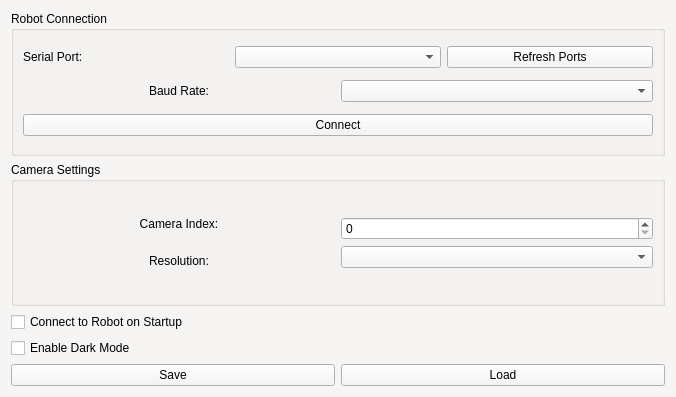
<?xml version="1.0" encoding="UTF-8"?>
<ui version="4.0">
 <class>Settings</class>
 <widget class="QWidget" name="Settings">
  <property name="geometry">
   <rect>
    <x>0</x>
    <y>0</y>
    <width>676</width>
    <height>397</height>
   </rect>
  </property>
  <property name="palette">
   <palette>
    <active>
     <colorrole role="WindowText">
      <brush brushstyle="SolidPattern">
       <color alpha="255">
        <red>0</red>
        <green>0</green>
        <blue>0</blue>
       </color>
      </brush>
     </colorrole>
     <colorrole role="Button">
      <brush brushstyle="SolidPattern">
       <color alpha="255">
        <red>246</red>
        <green>245</green>
        <blue>244</blue>
       </color>
      </brush>
     </colorrole>
     <colorrole role="Light">
      <brush brushstyle="SolidPattern">
       <color alpha="255">
        <red>255</red>
        <green>255</green>
        <blue>255</blue>
       </color>
      </brush>
     </colorrole>
     <colorrole role="Midlight">
      <brush brushstyle="SolidPattern">
       <color alpha="255">
        <red>250</red>
        <green>250</green>
        <blue>249</blue>
       </color>
      </brush>
     </colorrole>
     <colorrole role="Dark">
      <brush brushstyle="SolidPattern">
       <color alpha="255">
        <red>123</red>
        <green>122</green>
        <blue>122</blue>
       </color>
      </brush>
     </colorrole>
     <colorrole role="Mid">
      <brush brushstyle="SolidPattern">
       <color alpha="255">
        <red>164</red>
        <green>163</green>
        <blue>163</blue>
       </color>
      </brush>
     </colorrole>
     <colorrole role="Text">
      <brush brushstyle="SolidPattern">
       <color alpha="255">
        <red>0</red>
        <green>0</green>
        <blue>0</blue>
       </color>
      </brush>
     </colorrole>
     <colorrole role="BrightText">
      <brush brushstyle="SolidPattern">
       <color alpha="255">
        <red>255</red>
        <green>255</green>
        <blue>255</blue>
       </color>
      </brush>
     </colorrole>
     <colorrole role="ButtonText">
      <brush brushstyle="SolidPattern">
       <color alpha="255">
        <red>0</red>
        <green>0</green>
        <blue>0</blue>
       </color>
      </brush>
     </colorrole>
     <colorrole role="Base">
      <brush brushstyle="SolidPattern">
       <color alpha="255">
        <red>255</red>
        <green>255</green>
        <blue>255</blue>
       </color>
      </brush>
     </colorrole>
     <colorrole role="Window">
      <brush brushstyle="SolidPattern">
       <color alpha="255">
        <red>246</red>
        <green>245</green>
        <blue>244</blue>
       </color>
      </brush>
     </colorrole>
     <colorrole role="Shadow">
      <brush brushstyle="SolidPattern">
       <color alpha="255">
        <red>0</red>
        <green>0</green>
        <blue>0</blue>
       </color>
      </brush>
     </colorrole>
     <colorrole role="AlternateBase">
      <brush brushstyle="SolidPattern">
       <color alpha="255">
        <red>250</red>
        <green>250</green>
        <blue>249</blue>
       </color>
      </brush>
     </colorrole>
     <colorrole role="ToolTipBase">
      <brush brushstyle="SolidPattern">
       <color alpha="255">
        <red>255</red>
        <green>255</green>
        <blue>220</blue>
       </color>
      </brush>
     </colorrole>
     <colorrole role="ToolTipText">
      <brush brushstyle="SolidPattern">
       <color alpha="255">
        <red>0</red>
        <green>0</green>
        <blue>0</blue>
       </color>
      </brush>
     </colorrole>
     <colorrole role="PlaceholderText">
      <brush brushstyle="SolidPattern">
       <color alpha="127">
        <red>0</red>
        <green>0</green>
        <blue>0</blue>
       </color>
      </brush>
     </colorrole>
     <colorrole role="Accent">
      <brush brushstyle="SolidPattern">
       <color alpha="255">
        <red>255</red>
        <green>255</green>
        <blue>255</blue>
       </color>
      </brush>
     </colorrole>
    </active>
    <inactive>
     <colorrole role="WindowText">
      <brush brushstyle="SolidPattern">
       <color alpha="255">
        <red>0</red>
        <green>0</green>
        <blue>0</blue>
       </color>
      </brush>
     </colorrole>
     <colorrole role="Button">
      <brush brushstyle="SolidPattern">
       <color alpha="255">
        <red>246</red>
        <green>245</green>
        <blue>244</blue>
       </color>
      </brush>
     </colorrole>
     <colorrole role="Light">
      <brush brushstyle="SolidPattern">
       <color alpha="255">
        <red>255</red>
        <green>255</green>
        <blue>255</blue>
       </color>
      </brush>
     </colorrole>
     <colorrole role="Midlight">
      <brush brushstyle="SolidPattern">
       <color alpha="255">
        <red>250</red>
        <green>250</green>
        <blue>249</blue>
       </color>
      </brush>
     </colorrole>
     <colorrole role="Dark">
      <brush brushstyle="SolidPattern">
       <color alpha="255">
        <red>123</red>
        <green>122</green>
        <blue>122</blue>
       </color>
      </brush>
     </colorrole>
     <colorrole role="Mid">
      <brush brushstyle="SolidPattern">
       <color alpha="255">
        <red>164</red>
        <green>163</green>
        <blue>163</blue>
       </color>
      </brush>
     </colorrole>
     <colorrole role="Text">
      <brush brushstyle="SolidPattern">
       <color alpha="255">
        <red>0</red>
        <green>0</green>
        <blue>0</blue>
       </color>
      </brush>
     </colorrole>
     <colorrole role="BrightText">
      <brush brushstyle="SolidPattern">
       <color alpha="255">
        <red>255</red>
        <green>255</green>
        <blue>255</blue>
       </color>
      </brush>
     </colorrole>
     <colorrole role="ButtonText">
      <brush brushstyle="SolidPattern">
       <color alpha="255">
        <red>0</red>
        <green>0</green>
        <blue>0</blue>
       </color>
      </brush>
     </colorrole>
     <colorrole role="Base">
      <brush brushstyle="SolidPattern">
       <color alpha="255">
        <red>255</red>
        <green>255</green>
        <blue>255</blue>
       </color>
      </brush>
     </colorrole>
     <colorrole role="Window">
      <brush brushstyle="SolidPattern">
       <color alpha="255">
        <red>246</red>
        <green>245</green>
        <blue>244</blue>
       </color>
      </brush>
     </colorrole>
     <colorrole role="Shadow">
      <brush brushstyle="SolidPattern">
       <color alpha="255">
        <red>0</red>
        <green>0</green>
        <blue>0</blue>
       </color>
      </brush>
     </colorrole>
     <colorrole role="AlternateBase">
      <brush brushstyle="SolidPattern">
       <color alpha="255">
        <red>250</red>
        <green>250</green>
        <blue>249</blue>
       </color>
      </brush>
     </colorrole>
     <colorrole role="ToolTipBase">
      <brush brushstyle="SolidPattern">
       <color alpha="255">
        <red>255</red>
        <green>255</green>
        <blue>220</blue>
       </color>
      </brush>
     </colorrole>
     <colorrole role="ToolTipText">
      <brush brushstyle="SolidPattern">
       <color alpha="255">
        <red>0</red>
        <green>0</green>
        <blue>0</blue>
       </color>
      </brush>
     </colorrole>
     <colorrole role="PlaceholderText">
      <brush brushstyle="SolidPattern">
       <color alpha="127">
        <red>0</red>
        <green>0</green>
        <blue>0</blue>
       </color>
      </brush>
     </colorrole>
     <colorrole role="Accent">
      <brush brushstyle="SolidPattern">
       <color alpha="255">
        <red>255</red>
        <green>255</green>
        <blue>255</blue>
       </color>
      </brush>
     </colorrole>
    </inactive>
    <disabled>
     <colorrole role="WindowText">
      <brush brushstyle="SolidPattern">
       <color alpha="255">
        <red>123</red>
        <green>122</green>
        <blue>122</blue>
       </color>
      </brush>
     </colorrole>
     <colorrole role="Button">
      <brush brushstyle="SolidPattern">
       <color alpha="255">
        <red>246</red>
        <green>245</green>
        <blue>244</blue>
       </color>
      </brush>
     </colorrole>
     <colorrole role="Light">
      <brush brushstyle="SolidPattern">
       <color alpha="255">
        <red>255</red>
        <green>255</green>
        <blue>255</blue>
       </color>
      </brush>
     </colorrole>
     <colorrole role="Midlight">
      <brush brushstyle="SolidPattern">
       <color alpha="255">
        <red>250</red>
        <green>250</green>
        <blue>249</blue>
       </color>
      </brush>
     </colorrole>
     <colorrole role="Dark">
      <brush brushstyle="SolidPattern">
       <color alpha="255">
        <red>123</red>
        <green>122</green>
        <blue>122</blue>
       </color>
      </brush>
     </colorrole>
     <colorrole role="Mid">
      <brush brushstyle="SolidPattern">
       <color alpha="255">
        <red>164</red>
        <green>163</green>
        <blue>163</blue>
       </color>
      </brush>
     </colorrole>
     <colorrole role="Text">
      <brush brushstyle="SolidPattern">
       <color alpha="255">
        <red>123</red>
        <green>122</green>
        <blue>122</blue>
       </color>
      </brush>
     </colorrole>
     <colorrole role="BrightText">
      <brush brushstyle="SolidPattern">
       <color alpha="255">
        <red>255</red>
        <green>255</green>
        <blue>255</blue>
       </color>
      </brush>
     </colorrole>
     <colorrole role="ButtonText">
      <brush brushstyle="SolidPattern">
       <color alpha="255">
        <red>123</red>
        <green>122</green>
        <blue>122</blue>
       </color>
      </brush>
     </colorrole>
     <colorrole role="Base">
      <brush brushstyle="SolidPattern">
       <color alpha="255">
        <red>246</red>
        <green>245</green>
        <blue>244</blue>
       </color>
      </brush>
     </colorrole>
     <colorrole role="Window">
      <brush brushstyle="SolidPattern">
       <color alpha="255">
        <red>246</red>
        <green>245</green>
        <blue>244</blue>
       </color>
      </brush>
     </colorrole>
     <colorrole role="Shadow">
      <brush brushstyle="SolidPattern">
       <color alpha="255">
        <red>0</red>
        <green>0</green>
        <blue>0</blue>
       </color>
      </brush>
     </colorrole>
     <colorrole role="AlternateBase">
      <brush brushstyle="SolidPattern">
       <color alpha="255">
        <red>246</red>
        <green>245</green>
        <blue>244</blue>
       </color>
      </brush>
     </colorrole>
     <colorrole role="ToolTipBase">
      <brush brushstyle="SolidPattern">
       <color alpha="255">
        <red>255</red>
        <green>255</green>
        <blue>220</blue>
       </color>
      </brush>
     </colorrole>
     <colorrole role="ToolTipText">
      <brush brushstyle="SolidPattern">
       <color alpha="255">
        <red>0</red>
        <green>0</green>
        <blue>0</blue>
       </color>
      </brush>
     </colorrole>
     <colorrole role="PlaceholderText">
      <brush brushstyle="SolidPattern">
       <color alpha="127">
        <red>123</red>
        <green>122</green>
        <blue>122</blue>
       </color>
      </brush>
     </colorrole>
     <colorrole role="Accent">
      <brush brushstyle="SolidPattern">
       <color alpha="255">
        <red>255</red>
        <green>255</green>
        <blue>255</blue>
       </color>
      </brush>
     </colorrole>
    </disabled>
   </palette>
  </property>
  <property name="windowTitle">
   <string>Form</string>
  </property>
  <layout class="QVBoxLayout" name="verticalLayout_3">
   <item>
    <widget class="QGroupBox" name="groupBox">
     <property name="title">
      <string>Robot Connection</string>
     </property>
     <layout class="QVBoxLayout" name="verticalLayout">
      <item>
       <layout class="QHBoxLayout" name="horizontalLayout_2">
        <item>
         <widget class="QLabel" name="label">
          <property name="text">
           <string>Serial Port:</string>
          </property>
         </widget>
        </item>
        <item>
         <widget class="QComboBox" name="comboSerialPort"/>
        </item>
        <item>
         <widget class="QPushButton" name="refreshPortsBtn">
          <property name="text">
           <string>Refresh Ports</string>
          </property>
         </widget>
        </item>
       </layout>
      </item>
      <item>
       <layout class="QHBoxLayout" name="horizontalLayout_3">
        <item>
         <widget class="QLabel" name="label_2">
          <property name="text">
           <string>Baud Rate:</string>
          </property>
          <property name="alignment">
           <set>Qt::AlignmentFlag::AlignCenter</set>
          </property>
         </widget>
        </item>
        <item>
         <widget class="QComboBox" name="comboBaud"/>
        </item>
       </layout>
      </item>
      <item>
       <widget class="QPushButton" name="btnConnectRobot">
        <property name="text">
         <string>Connect</string>
        </property>
       </widget>
      </item>
     </layout>
    </widget>
   </item>
   <item>
    <widget class="QGroupBox" name="groupBox_2">
     <property name="title">
      <string>Camera Settings</string>
     </property>
     <layout class="QVBoxLayout" name="verticalLayout_2">
      <item>
       <layout class="QGridLayout" name="gridLayout_2">
        <item row="0" column="0">
         <widget class="QLabel" name="label_3">
          <property name="text">
           <string>Camera Index:</string>
          </property>
          <property name="alignment">
           <set>Qt::AlignmentFlag::AlignHCenter|Qt::AlignmentFlag::AlignTop</set>
          </property>
         </widget>
        </item>
        <item row="0" column="1">
         <widget class="QSpinBox" name="spinCameraIndex"/>
        </item>
        <item row="1" column="0">
         <widget class="QLabel" name="label_4">
          <property name="text">
           <string>Resolution:</string>
          </property>
          <property name="alignment">
           <set>Qt::AlignmentFlag::AlignBottom|Qt::AlignmentFlag::AlignHCenter</set>
          </property>
         </widget>
        </item>
        <item row="1" column="1">
         <widget class="QComboBox" name="comboResolution"/>
        </item>
       </layout>
      </item>
     </layout>
    </widget>
   </item>
   <item>
    <widget class="QCheckBox" name="chkAutoConnect">
     <property name="text">
      <string>Connect to Robot on Startup</string>
     </property>
    </widget>
   </item>
   <item>
    <widget class="QCheckBox" name="chkDarkMode">
     <property name="text">
      <string>Enable Dark Mode</string>
     </property>
    </widget>
   </item>
   <item>
    <layout class="QHBoxLayout" name="horizontalLayout">
     <item>
      <widget class="QPushButton" name="btnSave">
       <property name="text">
        <string>Save</string>
       </property>
      </widget>
     </item>
     <item>
      <widget class="QPushButton" name="btnLoad">
       <property name="text">
        <string>Load</string>
       </property>
      </widget>
     </item>
    </layout>
   </item>
  </layout>
 </widget>
 <resources/>
 <connections/>
</ui>
